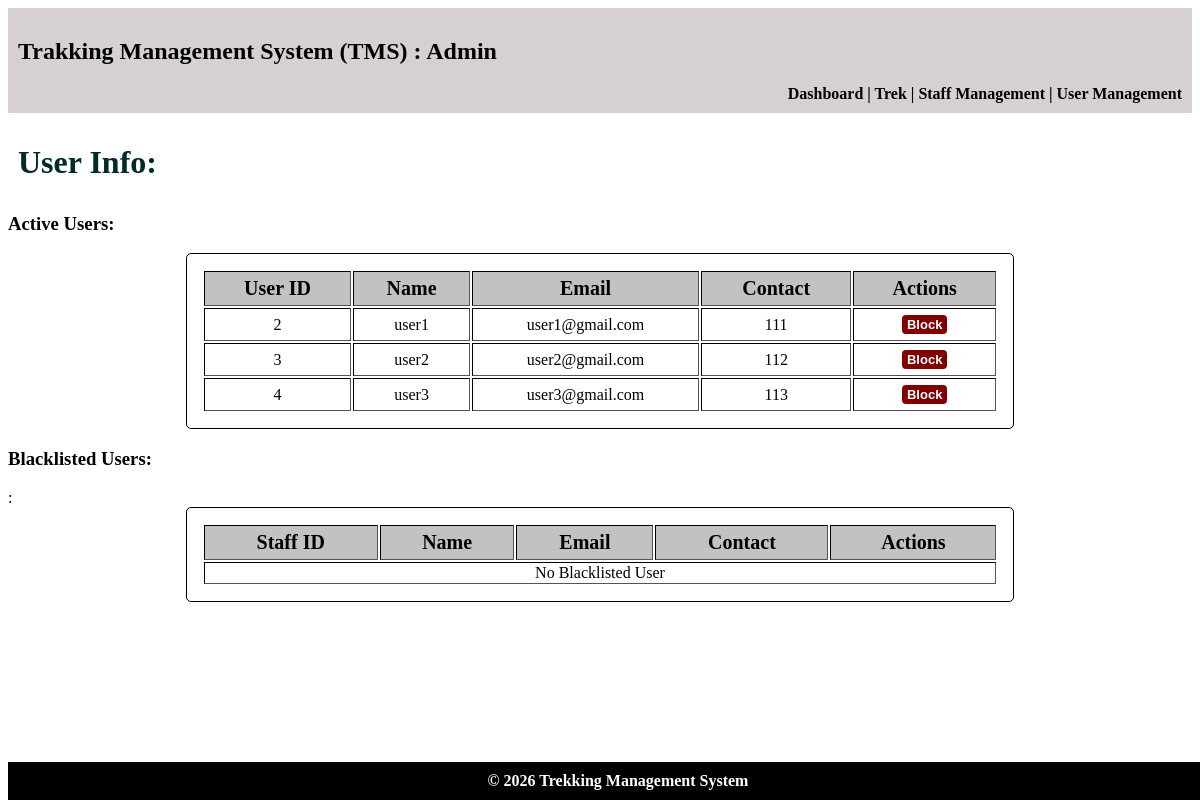
The page /admin/user on the database as committed earlier.
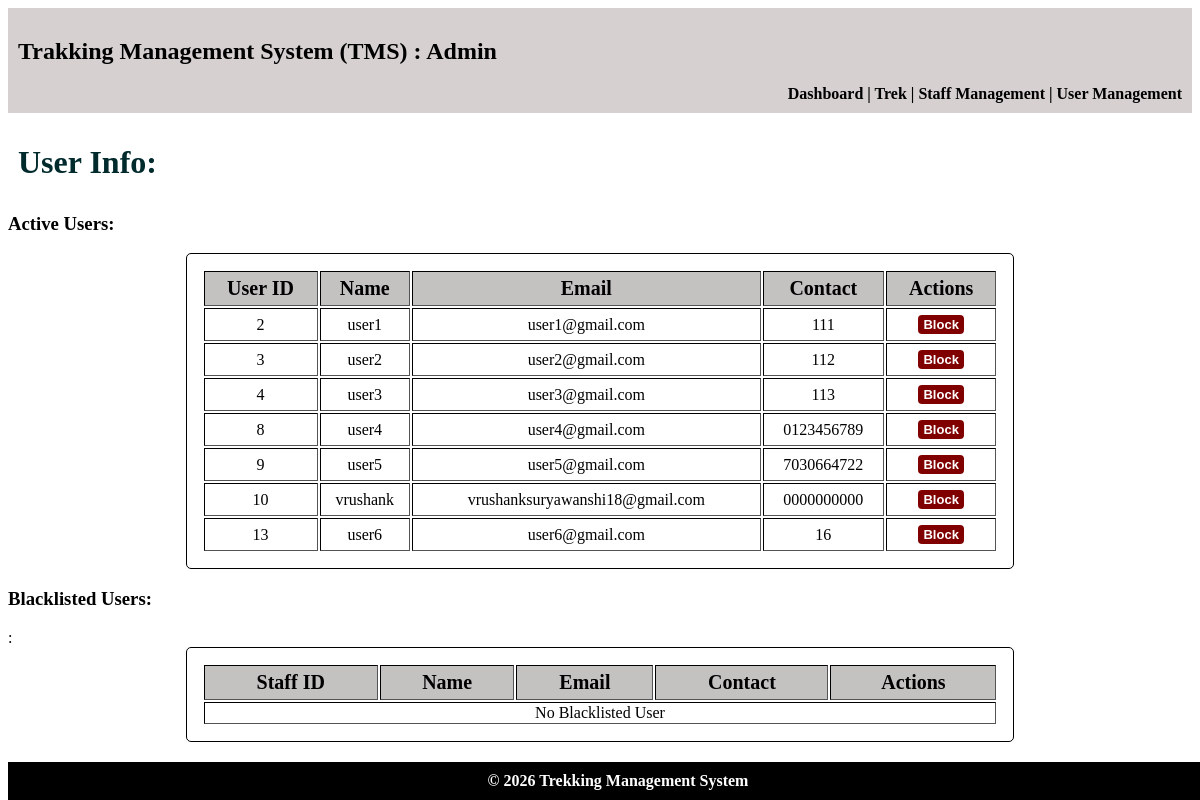
The same page on the database as committed later.
### models.py (models this page shows)
class Trekker_Profiles(db.Model):
    __tablename__ = "trekker_profiles"
    trekker_id = db.Column(db.Integer,db.ForeignKey("users.id"),primary_key=True)
    name = db.Column(db.String, nullable=False)
    phone = db.Column(db.String, nullable=False)
    address = db.Column(db.String, nullable=False)
    emergency_contact = db.Column(db.String, nullable=False)
    status = db.Column(db.Integer,nullable=False,default=0) # 0 = Registered, # 1 = Blacklisted
    bookings = db.relationship(
        "Bookings",
        cascade="all, delete",
        backref="trekker_profiles"
    )

class Users(db.Model):
    __tablename__ = "users"
    id = db.Column(db.Integer, primary_key=True)
    email = db.Column(db.String, unique=True, nullable=False)
    password = db.Column(db.String, nullable=False)
    role = db.Column(db.Integer, nullable=False, default=1) # 0 = Admin, 1 = Trekker, 2 = Staff
    trekker_profile = db.relationship(
        "Trekker_Profiles",
        cascade="all, delete",
        backref="users",
        uselist=False
    )
    staff_profile = db.relationship(
        "Staff_Profiles",
        cascade="all, delete",
        backref="users",
        uselist=False
    )

### controller.py (the view)
@app.route("/admin/user")
def admin_user():
    active_users = db.session.query(Trekker_Profiles).filter(Trekker_Profiles.status == 0).all()
    blacklisted_users = db.session.query(Trekker_Profiles).filter(Trekker_Profiles.status == 1).all()
    return render_template("admin_user.html",active_users=active_users,blacklisted_users=blacklisted_users)

### templates/admin_user.html (shortened to what this page needs)
<!DOCTYPE html>
<html lang="en">
<head>
    <link rel="stylesheet" href="/static/main.css">
</head>
<body>
    <header>
        <h2>Trakking Management System (TMS) : Admin</h2>
        <nav>
            <a href="{{ url_for('admin_dashboard') }}"> Dashboard </a>|
            <a href="{{ url_for('admin_treks') }}"> Trek </a>|
            <a href="{{ url_for('admin_staff') }}"> Staff Management </a>|
            <a href="{{ url_for('admin_user') }}"> User Management </a>
        </nav>
    </header>
    <main>
        <h1>User Info: </h1>
        <h3>Active Users:</h3>
            <table class="normal" border="1">
                <tr><th>User ID</th>     <th>Name</th>     <th>Email</th>   <th>Contact</th>  <th>Actions</th></tr>
                {% for user in active_users %}
                <tr><td>{{ user.trekker_id }}</td>          <td>{{ user.name }}</td>  <td>{{ user.users.email }}</td>      <td>{{ user.phone }}</td>
                    <td><a href="{{ url_for('block_user', user_id=user.trekker_id) }}" class="btn-link btn-danger">Block</a></td></tr>
                {% else %}
                <tr><td colspan="5">No active users.</td></tr>
                {% endfor %}
            </table>
        <h3>Blacklisted Users:</h3>:</h3>
            <table class="normal" border="1">
                <tr><th>Staff ID</th>     <th>Name</th>     <th>Email</th>   <th>Contact</th>  <th>Actions</th></tr>
                {% for user in blacklisted_users%}
                <tr><td>{{ user.trekker_id }}</td>          <td>{{ user.name }}</td>  <td>{{ user.users.email }}</td>      <td>{{ user.phone }}</td>
                <td><a href="{{ url_for('unblock_user', user_id=user.trekker_id) }}" class="btn-link">Unblock</a></td></tr>
                {% else %}
                <tr><td colspan="5">No Blacklisted User</td></tr>
                {% endfor %}
            </table>
    </main>
    <footer>© 2026 Trekking Management System</footer>
</body>
</html>

Rows that differ between the two databases and show on the page:
added Trekker_Profiles: trekker_id "8", name "user4", users.email "user4@gmail.com", phone "0123456789"
added Trekker_Profiles: trekker_id "9", name "user5", users.email "user5@gmail.com", phone "7030664722"
added Trekker_Profiles: trekker_id "10", name "vrushank", users.email "vrushanksuryawanshi18@gmail.com", phone "0000000000"
added Trekker_Profiles: trekker_id "13", name "user6", users.email "user6@gmail.com", phone "16"
